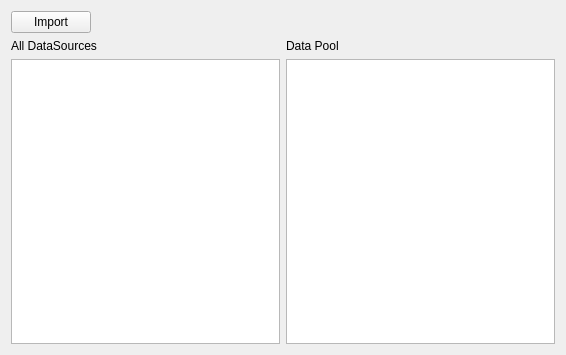
<?xml version="1.0" encoding="UTF-8"?>
<ui version="4.0">
 <class>Form</class>
 <widget class="QWidget" name="Form">
  <property name="geometry">
   <rect>
    <x>0</x>
    <y>0</y>
    <width>566</width>
    <height>355</height>
   </rect>
  </property>
  <property name="windowTitle">
   <string>Data Sorce Managment</string>
  </property>
  <layout class="QGridLayout" name="gridLayout_2">
   <item row="0" column="0">
    <widget class="QPushButton" name="pushButton">
     <property name="text">
      <string>Import</string>
     </property>
    </widget>
   </item>
   <item row="0" column="1">
    <spacer name="horizontalSpacer">
     <property name="orientation">
      <enum>Qt::Horizontal</enum>
     </property>
     <property name="sizeHint" stdset="0">
      <size>
       <width>40</width>
       <height>20</height>
      </size>
     </property>
    </spacer>
   </item>
   <item row="1" column="0" colspan="2">
    <layout class="QGridLayout" name="gridLayout">
     <item row="0" column="0">
      <layout class="QVBoxLayout" name="verticalLayout">
       <item>
        <widget class="QLabel" name="label">
         <property name="text">
          <string>All DataSources</string>
         </property>
        </widget>
       </item>
       <item>
        <widget class="QListView" name="listView"/>
       </item>
      </layout>
     </item>
     <item row="0" column="1">
      <layout class="QVBoxLayout" name="verticalLayout_2">
       <item>
        <widget class="QLabel" name="label_2">
         <property name="text">
          <string>Data Pool</string>
         </property>
        </widget>
       </item>
       <item>
        <widget class="QListView" name="listView_2"/>
       </item>
      </layout>
     </item>
    </layout>
   </item>
  </layout>
 </widget>
 <resources/>
 <connections/>
</ui>
